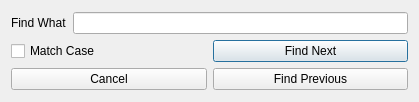
<?xml version="1.0" encoding="UTF-8"?>
<ui version="4.0">
 <class>findDialog</class>
 <widget class="QDialog" name="findDialog">
  <property name="geometry">
   <rect>
    <x>0</x>
    <y>0</y>
    <width>419</width>
    <height>102</height>
   </rect>
  </property>
  <property name="minimumSize">
   <size>
    <width>0</width>
    <height>0</height>
   </size>
  </property>
  <property name="windowTitle">
   <string>Find</string>
  </property>
  <layout class="QGridLayout" name="gridLayout_2">
   <item row="0" column="0">
    <layout class="QVBoxLayout" name="vLayout1">
     <item>
      <layout class="QHBoxLayout" name="hLayout1">
       <item>
        <widget class="QLabel" name="findWhatLabel">
         <property name="text">
          <string>Find What</string>
         </property>
        </widget>
       </item>
       <item>
        <widget class="QLineEdit" name="keyWordsLineEdit"/>
       </item>
      </layout>
     </item>
     <item>
      <layout class="QGridLayout" name="gLayout1">
       <item row="0" column="0">
        <widget class="QCheckBox" name="matchCaseLineEdit">
         <property name="text">
          <string>Match Case</string>
         </property>
        </widget>
       </item>
       <item row="0" column="1">
        <widget class="QPushButton" name="findNextButton">
         <property name="text">
          <string>Find Next</string>
         </property>
        </widget>
       </item>
       <item row="1" column="0">
        <widget class="QPushButton" name="cancelButton">
         <property name="text">
          <string>Cancel</string>
         </property>
        </widget>
       </item>
       <item row="1" column="1">
        <widget class="QPushButton" name="findPreviousButton">
         <property name="text">
          <string>Find Previous</string>
         </property>
        </widget>
       </item>
      </layout>
     </item>
    </layout>
   </item>
  </layout>
 </widget>
 <resources/>
 <connections>
  <connection>
   <sender>cancelButton</sender>
   <signal>clicked()</signal>
   <receiver>findDialog</receiver>
   <slot>reject()</slot>
   <hints>
    <hint type="sourcelabel">
     <x>68</x>
     <y>72</y>
    </hint>
    <hint type="destinationlabel">
     <x>121</x>
     <y>30</y>
    </hint>
   </hints>
  </connection>
 </connections>
</ui>
